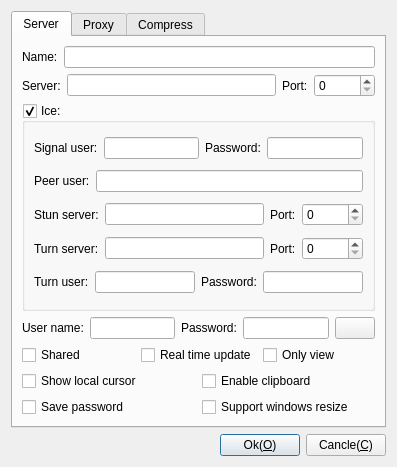
<?xml version="1.0" encoding="UTF-8"?>
<ui version="4.0">
 <class>CDlgSettingsTigerVnc</class>
 <widget class="QDialog" name="CDlgSettingsTigerVnc">
  <property name="geometry">
   <rect>
    <x>0</x>
    <y>0</y>
    <width>397</width>
    <height>467</height>
   </rect>
  </property>
  <property name="windowTitle">
   <string>Setting TigerVNC</string>
  </property>
  <property name="windowIcon">
   <iconset resource="../../../App/Viewer/Resource/Resource.qrc">
    <normaloff>:/image/App</normaloff>:/image/App</iconset>
  </property>
  <layout class="QGridLayout" name="gridLayout_4">
   <item row="1" column="0">
    <layout class="QHBoxLayout" name="horizontalLayout_4">
     <item>
      <spacer name="horizontalSpacer">
       <property name="orientation">
        <enum>Qt::Horizontal</enum>
       </property>
       <property name="sizeHint" stdset="0">
        <size>
         <width>40</width>
         <height>20</height>
        </size>
       </property>
      </spacer>
     </item>
     <item>
      <widget class="QPushButton" name="pushButton">
       <property name="text">
        <string>Ok(&amp;O)</string>
       </property>
      </widget>
     </item>
     <item>
      <widget class="QPushButton" name="pushButton_2">
       <property name="text">
        <string>Cancle(&amp;C)</string>
       </property>
      </widget>
     </item>
    </layout>
   </item>
   <item row="0" column="0">
    <widget class="QTabWidget" name="tabWidget">
     <property name="currentIndex">
      <number>0</number>
     </property>
     <widget class="QWidget" name="Server">
      <attribute name="title">
       <string>Server</string>
      </attribute>
      <layout class="QGridLayout" name="gridLayout_9">
       <item row="1" column="0">
        <layout class="QHBoxLayout" name="horizontalLayout_3">
         <item>
          <widget class="QLabel" name="lbServer">
           <property name="text">
            <string>Server:</string>
           </property>
          </widget>
         </item>
         <item>
          <widget class="QLineEdit" name="leServer">
           <property name="text">
            <string/>
           </property>
          </widget>
         </item>
         <item>
          <widget class="QLabel" name="label_6">
           <property name="text">
            <string>Port:</string>
           </property>
          </widget>
         </item>
         <item>
          <widget class="QSpinBox" name="spPort">
           <property name="maximum">
            <number>65536</number>
           </property>
          </widget>
         </item>
        </layout>
       </item>
       <item row="6" column="0">
        <layout class="QHBoxLayout" name="horizontalLayout_8">
         <item>
          <widget class="QCheckBox" name="cbLocalCursor">
           <property name="text">
            <string>Show local cursor</string>
           </property>
          </widget>
         </item>
         <item>
          <widget class="QCheckBox" name="cbClipboard">
           <property name="text">
            <string>Enable clipboard</string>
           </property>
          </widget>
         </item>
        </layout>
       </item>
       <item row="5" column="0">
        <layout class="QHBoxLayout" name="horizontalLayout_7">
         <item>
          <widget class="QCheckBox" name="cbShared">
           <property name="text">
            <string>Shared</string>
           </property>
          </widget>
         </item>
         <item>
          <widget class="QCheckBox" name="cbRealTimeUpdate">
           <property name="text">
            <string>Real time update</string>
           </property>
          </widget>
         </item>
         <item>
          <widget class="QCheckBox" name="cbOnlyView">
           <property name="text">
            <string>Only view</string>
           </property>
          </widget>
         </item>
        </layout>
       </item>
       <item row="0" column="0">
        <layout class="QHBoxLayout" name="horizontalLayout_9">
         <item>
          <widget class="QLabel" name="label_11">
           <property name="text">
            <string>Name:</string>
           </property>
          </widget>
         </item>
         <item>
          <widget class="QLineEdit" name="leName">
           <property name="toolTip">
            <string>Connecter name</string>
           </property>
           <property name="statusTip">
            <string>Connecter name</string>
           </property>
           <property name="whatsThis">
            <string>Connecter name</string>
           </property>
          </widget>
         </item>
        </layout>
       </item>
       <item row="7" column="0">
        <layout class="QGridLayout" name="gridLayout">
         <item row="0" column="0">
          <widget class="QCheckBox" name="cbSave">
           <property name="text">
            <string>Save password</string>
           </property>
          </widget>
         </item>
         <item row="0" column="1">
          <widget class="QCheckBox" name="cbResizeWindows">
           <property name="text">
            <string>Support windows resize</string>
           </property>
          </widget>
         </item>
        </layout>
       </item>
       <item row="4" column="0">
        <layout class="QHBoxLayout" name="horizontalLayout">
         <item>
          <widget class="QLabel" name="label_2">
           <property name="text">
            <string>User name:</string>
           </property>
          </widget>
         </item>
         <item>
          <widget class="QLineEdit" name="leUserName"/>
         </item>
         <item>
          <widget class="QLabel" name="label_3">
           <property name="text">
            <string>Password:</string>
           </property>
          </widget>
         </item>
         <item>
          <widget class="QLineEdit" name="lePassword">
           <property name="inputMask">
            <string/>
           </property>
           <property name="text">
            <string/>
           </property>
           <property name="echoMode">
            <enum>QLineEdit::Password</enum>
           </property>
          </widget>
         </item>
         <item>
          <widget class="QPushButton" name="pbShow">
           <property name="text">
            <string/>
           </property>
           <property name="icon">
            <iconset resource="../../../App/Viewer/Resource/Resource.qrc">
             <normaloff>:/image/EyeOn</normaloff>:/image/EyeOn</iconset>
           </property>
           <property name="checkable">
            <bool>true</bool>
           </property>
           <property name="checked">
            <bool>false</bool>
           </property>
          </widget>
         </item>
        </layout>
       </item>
       <item row="3" column="0">
        <widget class="QGroupBox" name="gpIce">
         <property name="title">
          <string>Ice:</string>
         </property>
         <property name="checkable">
          <bool>true</bool>
         </property>
         <property name="checked">
          <bool>true</bool>
         </property>
         <layout class="QGridLayout" name="gridLayout_8">
          <item row="0" column="0">
           <layout class="QHBoxLayout" name="horizontalLayout_13">
            <item>
             <widget class="QLabel" name="label_18">
              <property name="text">
               <string>Signal user:</string>
              </property>
             </widget>
            </item>
            <item>
             <widget class="QLineEdit" name="leSignalUser"/>
            </item>
            <item>
             <widget class="QLabel" name="label_19">
              <property name="text">
               <string>Password:</string>
              </property>
             </widget>
            </item>
            <item>
             <widget class="QLineEdit" name="leSignalPassword"/>
            </item>
           </layout>
          </item>
          <item row="1" column="0">
           <layout class="QHBoxLayout" name="horizontalLayout_14">
            <item>
             <widget class="QLabel" name="label">
              <property name="text">
               <string>Peer user:</string>
              </property>
             </widget>
            </item>
            <item>
             <widget class="QLineEdit" name="lePeerUser"/>
            </item>
           </layout>
          </item>
          <item row="2" column="0">
           <layout class="QHBoxLayout" name="horizontalLayout_2">
            <item>
             <widget class="QLabel" name="label_12">
              <property name="text">
               <string>Stun server:</string>
              </property>
             </widget>
            </item>
            <item>
             <widget class="QLineEdit" name="leStunServer"/>
            </item>
            <item>
             <widget class="QLabel" name="label_13">
              <property name="text">
               <string>Port:</string>
              </property>
             </widget>
            </item>
            <item>
             <widget class="QSpinBox" name="spStunPort">
              <property name="maximum">
               <number>65536</number>
              </property>
             </widget>
            </item>
           </layout>
          </item>
          <item row="3" column="0">
           <layout class="QGridLayout" name="gridLayout_5">
            <item row="0" column="0">
             <widget class="QLabel" name="label_14">
              <property name="text">
               <string>Turn server:</string>
              </property>
             </widget>
            </item>
            <item row="0" column="1">
             <widget class="QLineEdit" name="leTurnServer"/>
            </item>
            <item row="0" column="2">
             <widget class="QLabel" name="label_15">
              <property name="text">
               <string>Port:</string>
              </property>
             </widget>
            </item>
            <item row="0" column="3">
             <widget class="QSpinBox" name="spTurnPort">
              <property name="maximum">
               <number>65536</number>
              </property>
             </widget>
            </item>
           </layout>
          </item>
          <item row="4" column="0">
           <layout class="QHBoxLayout" name="horizontalLayout_12">
            <item>
             <widget class="QLabel" name="label_16">
              <property name="text">
               <string>Turn user:</string>
              </property>
             </widget>
            </item>
            <item>
             <widget class="QLineEdit" name="leTurnUser"/>
            </item>
            <item>
             <widget class="QLabel" name="label_17">
              <property name="text">
               <string>Password:</string>
              </property>
             </widget>
            </item>
            <item>
             <widget class="QLineEdit" name="leTurnPassword"/>
            </item>
           </layout>
          </item>
         </layout>
        </widget>
       </item>
      </layout>
     </widget>
     <widget class="QWidget" name="Proxy">
      <attribute name="title">
       <string>Proxy</string>
      </attribute>
      <layout class="QGridLayout" name="gridLayout_7">
       <item row="1" column="0">
        <layout class="QGridLayout" name="gridLayout_6">
         <item row="0" column="3">
          <widget class="QSpinBox" name="spProxyPort">
           <property name="maximum">
            <number>65537</number>
           </property>
          </widget>
         </item>
         <item row="0" column="2">
          <widget class="QLabel" name="label_8">
           <property name="text">
            <string>Port:</string>
           </property>
          </widget>
         </item>
         <item row="0" column="0">
          <widget class="QLabel" name="label_7">
           <property name="text">
            <string>Server:</string>
           </property>
          </widget>
         </item>
         <item row="0" column="1">
          <widget class="QLineEdit" name="leProxyServer"/>
         </item>
        </layout>
       </item>
       <item row="0" column="0">
        <layout class="QVBoxLayout" name="verticalLayout">
         <item>
          <widget class="QRadioButton" name="rbProxyNo">
           <property name="text">
            <string>No</string>
           </property>
          </widget>
         </item>
         <item>
          <widget class="QRadioButton" name="rbProxySocks">
           <property name="text">
            <string>Socks5</string>
           </property>
          </widget>
         </item>
         <item>
          <widget class="QRadioButton" name="rbHttp">
           <property name="text">
            <string>Http</string>
           </property>
          </widget>
         </item>
        </layout>
       </item>
       <item row="2" column="0">
        <layout class="QHBoxLayout" name="horizontalLayout_10">
         <item>
          <widget class="QLabel" name="label_9">
           <property name="text">
            <string>User name:</string>
           </property>
          </widget>
         </item>
         <item>
          <widget class="QLineEdit" name="leProxyUser"/>
         </item>
        </layout>
       </item>
       <item row="3" column="0">
        <layout class="QHBoxLayout" name="horizontalLayout_11">
         <item>
          <widget class="QLabel" name="label_10">
           <property name="text">
            <string>Password:</string>
           </property>
          </widget>
         </item>
         <item>
          <widget class="QLineEdit" name="leProxyPassword"/>
         </item>
        </layout>
       </item>
       <item row="4" column="0">
        <spacer name="verticalSpacer">
         <property name="orientation">
          <enum>Qt::Vertical</enum>
         </property>
         <property name="sizeHint" stdset="0">
          <size>
           <width>20</width>
           <height>40</height>
          </size>
         </property>
        </spacer>
       </item>
      </layout>
     </widget>
     <widget class="QWidget" name="Compress">
      <attribute name="title">
       <string>Compress</string>
      </attribute>
      <layout class="QGridLayout" name="gridLayout_2">
       <item row="1" column="1">
        <widget class="QGroupBox" name="gpColorLevel">
         <property name="title">
          <string>Color level</string>
         </property>
         <layout class="QFormLayout" name="formLayout">
          <item row="1" column="0">
           <widget class="QRadioButton" name="rbFull">
            <property name="text">
             <string>Full</string>
            </property>
           </widget>
          </item>
          <item row="3" column="0">
           <widget class="QRadioButton" name="rbLow">
            <property name="text">
             <string>Low</string>
            </property>
           </widget>
          </item>
          <item row="2" column="0">
           <widget class="QRadioButton" name="rbMeduim">
            <property name="text">
             <string>Meduim</string>
            </property>
           </widget>
          </item>
          <item row="4" column="0">
           <widget class="QRadioButton" name="rbVeryLow">
            <property name="text">
             <string>Very low</string>
            </property>
           </widget>
          </item>
         </layout>
        </widget>
       </item>
       <item row="3" column="1">
        <layout class="QHBoxLayout" name="horizontalLayout_5">
         <item>
          <widget class="QSpinBox" name="spCompressLevel">
           <property name="maximum">
            <number>9</number>
           </property>
           <property name="value">
            <number>0</number>
           </property>
          </widget>
         </item>
         <item>
          <widget class="QLabel" name="label_5">
           <property name="text">
            <string>0=fast, 9=best</string>
           </property>
          </widget>
         </item>
        </layout>
       </item>
       <item row="4" column="0" colspan="2">
        <layout class="QHBoxLayout" name="horizontalLayout_6">
         <item>
          <widget class="QCheckBox" name="cbJPEG">
           <property name="text">
            <string>Enable JPEG compress</string>
           </property>
          </widget>
         </item>
         <item>
          <widget class="QSpinBox" name="spJPEGLevel">
           <property name="maximum">
            <number>9</number>
           </property>
          </widget>
         </item>
         <item>
          <widget class="QLabel" name="label_4">
           <property name="text">
            <string>0=Worst, 9=best</string>
           </property>
          </widget>
         </item>
        </layout>
       </item>
       <item row="1" column="0" rowspan="3">
        <widget class="QGroupBox" name="gpEncodeing">
         <property name="title">
          <string>preferred Encoding</string>
         </property>
         <layout class="QGridLayout" name="gridLayout_3">
          <item row="0" column="0">
           <widget class="QRadioButton" name="rbTight">
            <property name="text">
             <string>Tight</string>
            </property>
           </widget>
          </item>
          <item row="2" column="0">
           <widget class="QRadioButton" name="rbHextile">
            <property name="text">
             <string>Hextile</string>
            </property>
           </widget>
          </item>
          <item row="6" column="0">
           <widget class="QRadioButton" name="rbRaw">
            <property name="text">
             <string>Raw</string>
            </property>
           </widget>
          </item>
          <item row="1" column="0">
           <widget class="QRadioButton" name="rbZRLE">
            <property name="text">
             <string>ZRLE</string>
            </property>
           </widget>
          </item>
          <item row="3" column="0">
           <widget class="QRadioButton" name="rbCoRRE">
            <property name="text">
             <string>CoRRE</string>
            </property>
           </widget>
          </item>
          <item row="4" column="0">
           <widget class="QRadioButton" name="rbRRE">
            <property name="text">
             <string>RRE</string>
            </property>
           </widget>
          </item>
          <item row="5" column="0">
           <widget class="QRadioButton" name="rbCopyRect">
            <property name="text">
             <string>copyRect</string>
            </property>
           </widget>
          </item>
         </layout>
        </widget>
       </item>
       <item row="2" column="1">
        <widget class="QCheckBox" name="cbCompress">
         <property name="text">
          <string>Compress level:</string>
         </property>
        </widget>
       </item>
       <item row="0" column="0">
        <widget class="QCheckBox" name="cbCompressAutoSelect">
         <property name="text">
          <string>Auto select</string>
         </property>
        </widget>
       </item>
      </layout>
     </widget>
    </widget>
   </item>
  </layout>
 </widget>
 <tabstops>
  <tabstop>leServer</tabstop>
  <tabstop>leUserName</tabstop>
  <tabstop>lePassword</tabstop>
  <tabstop>cbShared</tabstop>
  <tabstop>cbRealTimeUpdate</tabstop>
  <tabstop>cbLocalCursor</tabstop>
  <tabstop>cbClipboard</tabstop>
  <tabstop>cbSave</tabstop>
  <tabstop>cbResizeWindows</tabstop>
  <tabstop>cbOnlyView</tabstop>
  <tabstop>pushButton</tabstop>
  <tabstop>pushButton_2</tabstop>
  <tabstop>cbCompressAutoSelect</tabstop>
  <tabstop>rbTight</tabstop>
  <tabstop>rbZRLE</tabstop>
  <tabstop>rbHextile</tabstop>
  <tabstop>rbCoRRE</tabstop>
  <tabstop>rbRRE</tabstop>
  <tabstop>rbCopyRect</tabstop>
  <tabstop>rbRaw</tabstop>
  <tabstop>rbFull</tabstop>
  <tabstop>rbMeduim</tabstop>
  <tabstop>rbLow</tabstop>
  <tabstop>rbVeryLow</tabstop>
  <tabstop>cbCompress</tabstop>
  <tabstop>spCompressLevel</tabstop>
  <tabstop>cbJPEG</tabstop>
  <tabstop>spJPEGLevel</tabstop>
  <tabstop>tabWidget</tabstop>
 </tabstops>
 <resources>
  <include location="../../../App/Viewer/Resource/Resource.qrc"/>
  <include location="../../../App/Viewer/Resource/Resource.qrc"/>
 </resources>
 <connections/>
</ui>
